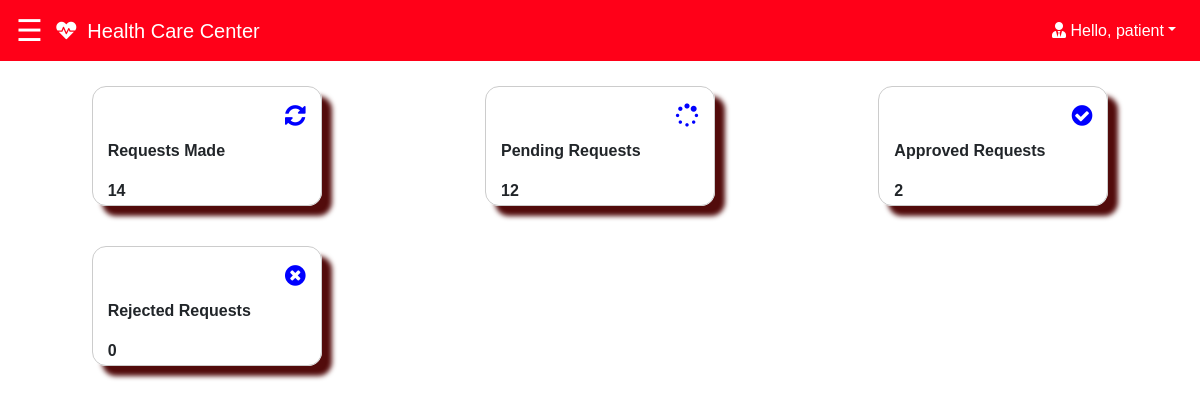
The app's page /patient/patient_home.php (signed in) with its own data.
### tables this page shows
CREATE TABLE `request` (
  `id` int(255) NOT NULL,
  `ApprovedRequests` int(255) DEFAULT 0,
  `PendingRequests` int(255) DEFAULT 0,
  `RequestsMade` int(255) DEFAULT 0,
  `RejectedRequests` int(255) DEFAULT 0
);

### patient/patient_home.php (the view, shortened to what this page needs)
<?php
@include '../css/navbar.php';
$regvalue = $_SESSION['id'];
$query = "SELECT * FROM request where id = $regvalue";
$result = mysqli_query($conn, $query);
$requests_data = mysqli_fetch_assoc($result);
?>
<!DOCTYPE html>
<html lang="en">
<head>
    <link rel="stylesheet" href="https://stackpath.bootstrapcdn.com/bootstrap/4.3.1/css/bootstrap.min.css">
    <link rel="stylesheet" href="https://cdnjs.cloudflare.com/ajax/libs/font-awesome/4.7.0/css/font-awesome.min.css">
    <link rel="stylesheet" href="https://cdnjs.cloudflare.com/ajax/libs/font-awesome/5.14.0/css/all.css">
    <link rel="stylesheet" href="https://maxcdn.bootstrapcdn.com/font-awesome/4.4.0/css/font-awesome.min.css">
</head>
<body>
    <main>
        <div class="item">
            <h4 style="text-align:right;"><i class="fa fa-refresh" style="color: blue;"></i></h4>
            <b><p style="text-align:left;">Requests Made</p>
            <p style="text-align:left;"><?php echo isset($requests_data['RequestsMade']) ? $requests_data['RequestsMade'] : '0'; ?></p></b>
        </div>
        <div class="item">
            <h4 style="text-align:right;"><i class="fa fa-spinner" aria-hidden="true" style="color: blue;"></i></h4>
            <b><p style="text-align:left;">Pending Requests</p>
            <p style="text-align:left;"><?php echo isset($requests_data['PendingRequests']) ? $requests_data['PendingRequests'] : '0'; ?></p></b>
        </div>
        <div class="item">
            <h4 style="text-align:right;"><i class="fa fa-check-circle" aria-hidden="true" style="color: blue;"></i></h4>
            <b><p style="text-align:left;">Approved Requests</p>
            <p style="text-align:left;"><?php echo isset($requests_data['ApprovedRequests']) ? $requests_data['ApprovedRequests'] : '0'; ?></p></b>
        </div>
        <div class="item">
            <h4 style="text-align:right;"><i class="fa fa-times-circle" aria-hidden="true" style="color: blue;"></i></h4>
            <b><p style="text-align:left;">Rejected Requests</p>
            <p style="text-align:left;"><?php echo isset($requests_data['RejectedRequests']) ? $requests_data['RejectedRequests'] : '0'; ?></p></b>
        </div>
    </main>
</body>
</html>

### css/sidebar_patient.php (style rules this page uses)
body { font-family: "Lato", sans-serif; }

### patient/patient_home.php (style rules this page uses)
body { font-family: 'Arial', sans-serif; margin: 0; padding: 0; box-sizing: border-box; }
main { display: flex; flex-wrap: wrap; justify-content: space-around; padding: 20px; }
.item { border: 1px solid #ccc; margin: 10px auto; padding: 15px; width: 230px; height:120px; border-radius:14px; text-align: center; box-shadow: 10px 10px 5px rgb(82, 11, 11); }
@media screen and (min-width: 570px) { main { display: grid; grid-template-columns: repeat(auto-fill, minmax(300px, 1fr)); gap: 20px; } }

### records on screen
request: RequestsMade "14", PendingRequests "12", ApprovedRequests "2", RejectedRequests "0"

### other values on screen
$regValue "patient"
